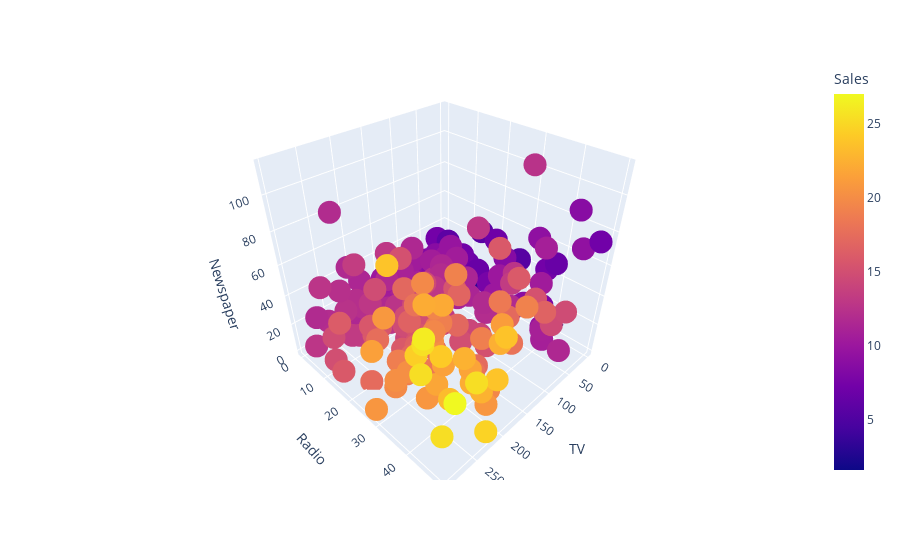

Write notebook code for a chart like this one.
### Code cell
import plotly.express as px

fig = px.scatter_3d(data_frame=df, x='TV', y='Radio', z='Newspaper', color='Sales')
fig.show()

### Figure 1 — Plotly figure (JSON) as saved in the notebook; plotly's stock layout.template omitted (floating-point values rounded to 4 significant figures; data arrays with more than 128 entries replaced by an {"elided": "..."} marker saying what was removed)
{"data": [{"hovertemplate": "TV=%{x}<br>Radio=%{y}<br>Newspaper=%{z}<br>Sales=%{marker.color}<extra></extra>", "legendgroup": "", "marker": {"color": {"elided": "200 float values"}, "coloraxis": "coloraxis", "symbol": "circle"}, "mode": "markers", "name": "", "scene": "scene", "showlegend": false, "type": "scatter3d", "x": {"elided": "200 float values"}, "y": {"elided": "200 float values"}, "z": {"elided": "200 float values"}}], "layout": {"coloraxis": {"colorbar": {"title": {"text": "Sales"}}, "colorscale": [[0, "#0d0887"], [0.1111, "#46039f"], [0.2222, "#7201a8"], [0.3333, "#9c179e"], [0.4444, "#bd3786"], [0.5556, "#d8576b"], [0.6667, "#ed7953"], [0.7778, "#fb9f3a"], [0.8889, "#fdca26"], [1, "#f0f921"]]}, "legend": {"tracegroupgap": 0}, "margin": {"t": 60}, "scene": {"domain": {"x": [0, 1], "y": [0, 1]}, "xaxis": {"title": {"text": "TV"}}, "yaxis": {"title": {"text": "Radio"}}, "zaxis": {"title": {"text": "Newspaper"}}}}}
